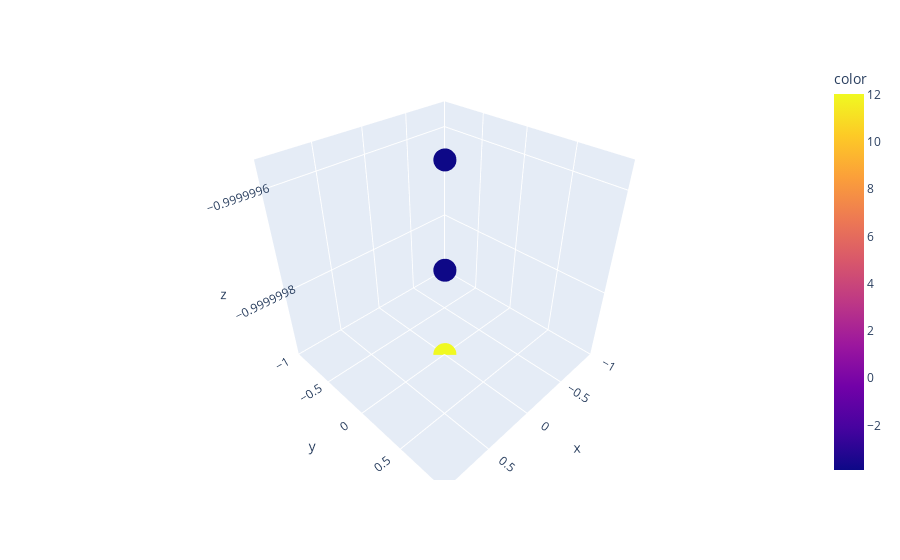

Source (notebook cell):
### Code cell
device = torch.device('cpu')
N = 50
ray_mask = torch.ones((1, N), device=device, dtype=bool)
roughness = torch.tensor(1.00)
normal = torch.tensor([0, 0, 1.0], device=device).reshape(1, 3)
viewdir = torch.tensor([0, 0, -1.0], device=device).reshape(1, 3)
# sampler = CosineLobeSampler(512)
sampler = GGXSampler(512)
L, basis = sampler.sample(None, viewdir, normal, roughness, roughness, ray_mask)
H = normalize(L + normal)
mipval = sampler.calculate_mipval(H, viewdir, normal, ray_mask, roughness, torch.eye(3).reshape(1, 3, 3))
ic(L.min())

h = w = 512
# h = w = 2048
distortion = 1
saTexel = distortion / h / w
num_pixels = h * w * 6
miplevel = ((mipval - math.log(saTexel)) / math.log(2))/2
miplevel = miplevel.clip(0)
res = h / 2**miplevel
ic(mipval, miplevel, math.log(saTexel*N))
# px.scatter_3d(x=L[:, 0], y=L[:, 1], z=L[:, 2], color=miplevel)
px.scatter_3d(x=L[:, 0], y=L[:, 1], z=L[:, 2], color=mipval)

### Figure 1 — Plotly figure (JSON) as saved in the notebook; plotly's stock layout.template omitted (floating-point values rounded to 4 significant figures)
{"data": [{"hovertemplate": "x=%{x}<br>y=%{y}<br>z=%{z}<br>color=%{marker.color}<extra></extra>", "legendgroup": "", "marker": {"color": [12.03, 12.03, 12.03, 12.03, 12.03, 12.03, 12.03, 12.03, 12.03, 12.03, 12.03, 12.03, 12.03, 12.03, 12.03, -3.891, 12.03, 12.03, 12.03, 12.03, 12.03, 12.03, 12.03, 12.03, 12.03, 12.03, 12.03, -3.871, 12.03, 12.03, 12.03, 12.03, 12.03, 12.03, 12.03, 12.03, 12.03, 12.03, 12.03, 12.03, 12.03, 12.03, 12.03, 12.03, 12.03, 12.03, 12.03, -3.891, -3.871, 12.03], "coloraxis": "coloraxis", "symbol": "circle"}, "mode": "markers", "name": "", "scene": "scene", "showlegend": false, "type": "scatter3d", "x": [0, 0, 0, 0, 0, 0, 0, 0, 0, 0, 0, 0, 0, 0, 0, 0, 0, 0, 0, 0, 0, 0, 0, 0, 0, 0, 0, 0, 0, 0, 0, 0, 0, 0, 0, 0, 0, 0, 0, 0, 0, 0, 0, 0, 0, 0, 0, 0, 0, 0], "y": [0, 0, 0, 0, 0, 0, 0, 0, 0, 0, 0, 0, 0, 0, 0, 0, 0, 0, 0, 0, 0, 0, 0, 0, 0, 0, 0, 0, 0, 0, 0, 0, 0, 0, 0, 0, 0, 0, 0, 0, 0, 0, 0, 0, 0, 0, 0, 0, 0, 0], "z": [-1, -1, -1, -1, -1, -1, -1, -1, -1, -1, -1, -1, -1, -1, -1, -1.0, -1, -1, -1, -1, -1, -1, -1, -1, -1, -1, -1, -1.0, -1, -1, -1, -1, -1, -1, -1, -1, -1, -1, -1, -1, -1, -1, -1, -1, -1, -1, -1, -1.0, -1.0, -1]}], "layout": {"coloraxis": {"colorbar": {"title": {"text": "color"}}, "colorscale": [[0, "#0d0887"], [0.1111, "#46039f"], [0.2222, "#7201a8"], [0.3333, "#9c179e"], [0.4444, "#bd3786"], [0.5556, "#d8576b"], [0.6667, "#ed7953"], [0.7778, "#fb9f3a"], [0.8889, "#fdca26"], [1, "#f0f921"]]}, "legend": {"tracegroupgap": 0}, "margin": {"t": 60}, "scene": {"domain": {"x": [0, 1], "y": [0, 1]}, "xaxis": {"title": {"text": "x"}}, "yaxis": {"title": {"text": "y"}}, "zaxis": {"title": {"text": "z"}}}}}
